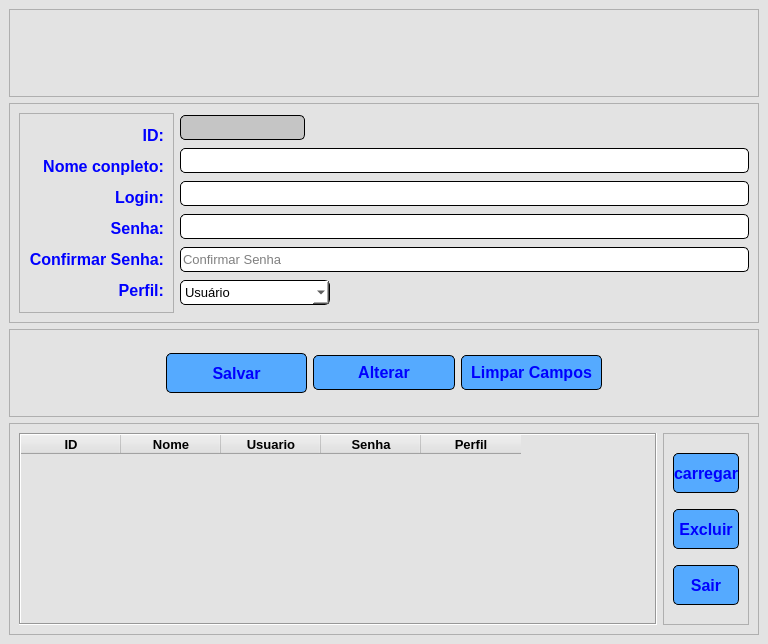
<?xml version="1.0" encoding="UTF-8"?>
<ui version="4.0">
 <class>Usuarios</class>
 <widget class="QMainWindow" name="Usuarios">
  <property name="geometry">
   <rect>
    <x>0</x>
    <y>0</y>
    <width>768</width>
    <height>644</height>
   </rect>
  </property>
  <property name="sizePolicy">
   <sizepolicy hsizetype="Preferred" vsizetype="Maximum">
    <horstretch>0</horstretch>
    <verstretch>0</verstretch>
   </sizepolicy>
  </property>
  <property name="windowTitle">
   <string>MainWindow</string>
  </property>
  <property name="windowIcon">
   <iconset>
    <normaloff>../../ChamadosSimpress/_img/logo_janela.ico</normaloff>../../ChamadosSimpress/_img/logo_janela.ico</iconset>
  </property>
  <property name="styleSheet">
   <string notr="true">background-color: rgb(227, 227, 227);</string>
  </property>
  <widget class="QWidget" name="centralwidget">
   <layout class="QVBoxLayout" name="verticalLayout_6">
    <item>
     <widget class="QFrame" name="frame">
      <property name="styleSheet">
       <string notr="true"/>
      </property>
      <property name="frameShape">
       <enum>QFrame::StyledPanel</enum>
      </property>
      <property name="frameShadow">
       <enum>QFrame::Raised</enum>
      </property>
      <layout class="QVBoxLayout" name="verticalLayout_5">
       <item>
        <widget class="QLabel" name="label">
         <property name="styleSheet">
          <string notr="true">text-shadow: #000 2px 3px 2px;</string>
         </property>
         <property name="text">
          <string/>
         </property>
         <property name="pixmap">
          <pixmap>../../ChamadosSimpress/_img/banner_usuario.png</pixmap>
         </property>
        </widget>
       </item>
      </layout>
     </widget>
    </item>
    <item>
     <widget class="QFrame" name="frame_4">
      <property name="frameShape">
       <enum>QFrame::StyledPanel</enum>
      </property>
      <property name="frameShadow">
       <enum>QFrame::Raised</enum>
      </property>
      <layout class="QHBoxLayout" name="horizontalLayout">
       <item>
        <widget class="QFrame" name="frame_3">
         <property name="styleSheet">
          <string notr="true"/>
         </property>
         <property name="frameShape">
          <enum>QFrame::StyledPanel</enum>
         </property>
         <property name="frameShadow">
          <enum>QFrame::Raised</enum>
         </property>
         <layout class="QVBoxLayout" name="verticalLayout">
          <item>
           <widget class="QLabel" name="label_2">
            <property name="minimumSize">
             <size>
              <width>0</width>
              <height>25</height>
             </size>
            </property>
            <property name="font">
             <font>
              <pointsize>12</pointsize>
              <weight>75</weight>
              <bold>true</bold>
             </font>
            </property>
            <property name="styleSheet">
             <string notr="true">color: rgb(0, 0, 255);</string>
            </property>
            <property name="text">
             <string>ID:</string>
            </property>
            <property name="alignment">
             <set>Qt::AlignRight|Qt::AlignTrailing|Qt::AlignVCenter</set>
            </property>
           </widget>
          </item>
          <item>
           <widget class="QLabel" name="label_3">
            <property name="minimumSize">
             <size>
              <width>0</width>
              <height>25</height>
             </size>
            </property>
            <property name="font">
             <font>
              <pointsize>12</pointsize>
              <weight>75</weight>
              <bold>true</bold>
             </font>
            </property>
            <property name="styleSheet">
             <string notr="true">color: rgb(0, 0, 255);</string>
            </property>
            <property name="text">
             <string>Nome conpleto:</string>
            </property>
            <property name="alignment">
             <set>Qt::AlignRight|Qt::AlignTrailing|Qt::AlignVCenter</set>
            </property>
           </widget>
          </item>
          <item>
           <widget class="QLabel" name="label_4">
            <property name="minimumSize">
             <size>
              <width>0</width>
              <height>25</height>
             </size>
            </property>
            <property name="font">
             <font>
              <pointsize>12</pointsize>
              <weight>75</weight>
              <bold>true</bold>
             </font>
            </property>
            <property name="styleSheet">
             <string notr="true">color: rgb(0, 0, 255);</string>
            </property>
            <property name="text">
             <string>Login:</string>
            </property>
            <property name="alignment">
             <set>Qt::AlignRight|Qt::AlignTrailing|Qt::AlignVCenter</set>
            </property>
           </widget>
          </item>
          <item>
           <widget class="QLabel" name="label_5">
            <property name="minimumSize">
             <size>
              <width>0</width>
              <height>25</height>
             </size>
            </property>
            <property name="font">
             <font>
              <pointsize>12</pointsize>
              <weight>75</weight>
              <bold>true</bold>
             </font>
            </property>
            <property name="styleSheet">
             <string notr="true">color: rgb(0, 0, 255);</string>
            </property>
            <property name="text">
             <string>Senha:</string>
            </property>
            <property name="alignment">
             <set>Qt::AlignRight|Qt::AlignTrailing|Qt::AlignVCenter</set>
            </property>
           </widget>
          </item>
          <item>
           <widget class="QLabel" name="label_6">
            <property name="minimumSize">
             <size>
              <width>0</width>
              <height>25</height>
             </size>
            </property>
            <property name="font">
             <font>
              <pointsize>12</pointsize>
              <weight>75</weight>
              <bold>true</bold>
             </font>
            </property>
            <property name="styleSheet">
             <string notr="true">color: rgb(0, 0, 255);</string>
            </property>
            <property name="text">
             <string>Confirmar Senha:</string>
            </property>
            <property name="alignment">
             <set>Qt::AlignRight|Qt::AlignTrailing|Qt::AlignVCenter</set>
            </property>
           </widget>
          </item>
          <item>
           <widget class="QLabel" name="label_7">
            <property name="minimumSize">
             <size>
              <width>0</width>
              <height>25</height>
             </size>
            </property>
            <property name="font">
             <font>
              <pointsize>12</pointsize>
              <weight>75</weight>
              <bold>true</bold>
             </font>
            </property>
            <property name="styleSheet">
             <string notr="true">color: rgb(0, 0, 255);</string>
            </property>
            <property name="text">
             <string>Perfil:</string>
            </property>
            <property name="alignment">
             <set>Qt::AlignRight|Qt::AlignTrailing|Qt::AlignVCenter</set>
            </property>
           </widget>
          </item>
         </layout>
        </widget>
       </item>
       <item>
        <layout class="QVBoxLayout" name="verticalLayout_2">
         <item>
          <widget class="QLineEdit" name="txt_id">
           <property name="enabled">
            <bool>false</bool>
           </property>
           <property name="sizePolicy">
            <sizepolicy hsizetype="Maximum" vsizetype="Fixed">
             <horstretch>0</horstretch>
             <verstretch>0</verstretch>
            </sizepolicy>
           </property>
           <property name="minimumSize">
            <size>
             <width>30</width>
             <height>25</height>
            </size>
           </property>
           <property name="font">
            <font>
             <pointsize>10</pointsize>
            </font>
           </property>
           <property name="styleSheet">
            <string notr="true">border-radius: 5px;
background-color: rgb(197, 197, 197);
border:1px solid</string>
           </property>
          </widget>
         </item>
         <item>
          <widget class="QLineEdit" name="txt_nome_completo">
           <property name="minimumSize">
            <size>
             <width>0</width>
             <height>25</height>
            </size>
           </property>
           <property name="font">
            <font>
             <pointsize>10</pointsize>
            </font>
           </property>
           <property name="styleSheet">
            <string notr="true">border-radius: 5px;
background-color: rgb(255, 255, 255);
border:1px solid</string>
           </property>
           <property name="placeholderText">
            <string/>
           </property>
          </widget>
         </item>
         <item>
          <widget class="QLineEdit" name="txt_login">
           <property name="minimumSize">
            <size>
             <width>0</width>
             <height>25</height>
            </size>
           </property>
           <property name="font">
            <font>
             <pointsize>10</pointsize>
            </font>
           </property>
           <property name="styleSheet">
            <string notr="true">border-radius: 5px;
background-color: rgb(255, 255, 255);
border:1px solid</string>
           </property>
           <property name="placeholderText">
            <string/>
           </property>
          </widget>
         </item>
         <item>
          <widget class="QLineEdit" name="txt_senha">
           <property name="minimumSize">
            <size>
             <width>0</width>
             <height>25</height>
            </size>
           </property>
           <property name="font">
            <font>
             <pointsize>10</pointsize>
            </font>
           </property>
           <property name="styleSheet">
            <string notr="true">border-radius: 5px;
background-color: rgb(255, 255, 255);
border:1px solid</string>
           </property>
           <property name="echoMode">
            <enum>QLineEdit::Password</enum>
           </property>
          </widget>
         </item>
         <item>
          <widget class="QLineEdit" name="txt_confirmar_senha">
           <property name="minimumSize">
            <size>
             <width>0</width>
             <height>25</height>
            </size>
           </property>
           <property name="font">
            <font>
             <pointsize>10</pointsize>
            </font>
           </property>
           <property name="styleSheet">
            <string notr="true">border-radius: 5px;
background-color: rgb(255, 255, 255);
border:1px solid</string>
           </property>
           <property name="echoMode">
            <enum>QLineEdit::Password</enum>
           </property>
           <property name="placeholderText">
            <string>Confirmar Senha</string>
           </property>
          </widget>
         </item>
         <item>
          <widget class="QComboBox" name="combo_perfil">
           <property name="sizePolicy">
            <sizepolicy hsizetype="Maximum" vsizetype="Fixed">
             <horstretch>0</horstretch>
             <verstretch>0</verstretch>
            </sizepolicy>
           </property>
           <property name="minimumSize">
            <size>
             <width>150</width>
             <height>25</height>
            </size>
           </property>
           <property name="font">
            <font>
             <pointsize>10</pointsize>
            </font>
           </property>
           <property name="styleSheet">
            <string notr="true">border-radius: 5px;
background-color: rgb(255, 255, 255);
border:1px solid</string>
           </property>
           <item>
            <property name="text">
             <string>Usuário</string>
            </property>
           </item>
           <item>
            <property name="text">
             <string>Administrador</string>
            </property>
           </item>
          </widget>
         </item>
        </layout>
       </item>
      </layout>
     </widget>
    </item>
    <item>
     <widget class="QFrame" name="frame_5">
      <property name="frameShape">
       <enum>QFrame::StyledPanel</enum>
      </property>
      <property name="frameShadow">
       <enum>QFrame::Raised</enum>
      </property>
      <layout class="QVBoxLayout" name="verticalLayout_4">
       <item>
        <layout class="QHBoxLayout" name="horizontalLayout_3">
         <item>
          <widget class="QLabel" name="label_8">
           <property name="text">
            <string/>
           </property>
          </widget>
         </item>
         <item>
          <widget class="QPushButton" name="btn_salvar">
           <property name="sizePolicy">
            <sizepolicy hsizetype="Minimum" vsizetype="Fixed">
             <horstretch>0</horstretch>
             <verstretch>0</verstretch>
            </sizepolicy>
           </property>
           <property name="minimumSize">
            <size>
             <width>0</width>
             <height>40</height>
            </size>
           </property>
           <property name="font">
            <font>
             <pointsize>12</pointsize>
             <weight>75</weight>
             <bold>true</bold>
            </font>
           </property>
           <property name="styleSheet">
            <string notr="true">QPushButton{
	background-color: rgb(85, 170, 255);
	color: rgb(0, 0, 255);
	border-radius: 5px;
	border:1px solid
}
QPushButton:hover{
	
	color: rgb(85, 170, 255);
	background-color: rgb(0, 0, 255);
	border: solid 5p
}</string>
           </property>
           <property name="text">
            <string>Salvar</string>
           </property>
           <property name="icon">
            <iconset>
             <normaloff>../../ChamadosSimpress/_img/save.png</normaloff>../../ChamadosSimpress/_img/save.png</iconset>
           </property>
           <property name="iconSize">
            <size>
             <width>24</width>
             <height>24</height>
            </size>
           </property>
          </widget>
         </item>
         <item>
          <widget class="QPushButton" name="btn_alterar">
           <property name="minimumSize">
            <size>
             <width>0</width>
             <height>35</height>
            </size>
           </property>
           <property name="font">
            <font>
             <pointsize>12</pointsize>
             <weight>75</weight>
             <bold>true</bold>
            </font>
           </property>
           <property name="styleSheet">
            <string notr="true">QPushButton{
	background-color: rgb(85, 170, 255);
	color: rgb(0, 0, 255);
	border-radius: 5px;
	border:1px solid
}
QPushButton:hover{
	
	color: rgb(85, 170, 255);
	background-color: rgb(0, 0, 255);
	border: solid 5p
}</string>
           </property>
           <property name="text">
            <string>Alterar</string>
           </property>
           <property name="icon">
            <iconset>
             <normaloff>../../ChamadosSimpress/_img/alterar.png</normaloff>../../ChamadosSimpress/_img/alterar.png</iconset>
           </property>
           <property name="iconSize">
            <size>
             <width>24</width>
             <height>24</height>
            </size>
           </property>
          </widget>
         </item>
         <item>
          <widget class="QPushButton" name="btn_limpar_tela">
           <property name="minimumSize">
            <size>
             <width>0</width>
             <height>35</height>
            </size>
           </property>
           <property name="font">
            <font>
             <pointsize>12</pointsize>
             <weight>75</weight>
             <bold>true</bold>
            </font>
           </property>
           <property name="styleSheet">
            <string notr="true">QPushButton{
	background-color: rgb(85, 170, 255);
	color: rgb(0, 0, 255);
	border-radius: 5px;
	border:1px solid
}
QPushButton:hover{
	
	color: rgb(85, 170, 255);
	background-color: rgb(0, 0, 255);
	border: solid 5p
}</string>
           </property>
           <property name="text">
            <string>Limpar Campos</string>
           </property>
           <property name="icon">
            <iconset>
             <normaloff>../../ChamadosSimpress/_img/limpar.png</normaloff>../../ChamadosSimpress/_img/limpar.png</iconset>
           </property>
           <property name="iconSize">
            <size>
             <width>24</width>
             <height>24</height>
            </size>
           </property>
          </widget>
         </item>
         <item>
          <widget class="QLabel" name="label_9">
           <property name="text">
            <string/>
           </property>
          </widget>
         </item>
        </layout>
       </item>
      </layout>
     </widget>
    </item>
    <item>
     <widget class="QFrame" name="frame_2">
      <property name="sizePolicy">
       <sizepolicy hsizetype="Preferred" vsizetype="Maximum">
        <horstretch>0</horstretch>
        <verstretch>0</verstretch>
       </sizepolicy>
      </property>
      <property name="frameShape">
       <enum>QFrame::StyledPanel</enum>
      </property>
      <property name="frameShadow">
       <enum>QFrame::Raised</enum>
      </property>
      <layout class="QHBoxLayout" name="horizontalLayout_2">
       <item>
        <widget class="QTableWidget" name="tabela_usuarios">
         <property name="sizePolicy">
          <sizepolicy hsizetype="Minimum" vsizetype="Expanding">
           <horstretch>0</horstretch>
           <verstretch>0</verstretch>
          </sizepolicy>
         </property>
         <property name="font">
          <font>
           <pointsize>10</pointsize>
          </font>
         </property>
         <property name="frameShape">
          <enum>QFrame::Box</enum>
         </property>
         <attribute name="verticalHeaderVisible">
          <bool>false</bool>
         </attribute>
         <column>
          <property name="text">
           <string>ID</string>
          </property>
          <property name="font">
           <font>
            <pointsize>10</pointsize>
            <weight>75</weight>
            <bold>true</bold>
           </font>
          </property>
         </column>
         <column>
          <property name="text">
           <string>Nome</string>
          </property>
          <property name="font">
           <font>
            <pointsize>10</pointsize>
            <weight>75</weight>
            <bold>true</bold>
           </font>
          </property>
         </column>
         <column>
          <property name="text">
           <string>Usuario</string>
          </property>
          <property name="font">
           <font>
            <pointsize>10</pointsize>
            <weight>75</weight>
            <bold>true</bold>
           </font>
          </property>
         </column>
         <column>
          <property name="text">
           <string>Senha</string>
          </property>
          <property name="font">
           <font>
            <pointsize>10</pointsize>
            <weight>75</weight>
            <bold>true</bold>
           </font>
          </property>
         </column>
         <column>
          <property name="text">
           <string>Perfil</string>
          </property>
          <property name="font">
           <font>
            <pointsize>10</pointsize>
            <weight>75</weight>
            <bold>true</bold>
           </font>
          </property>
         </column>
        </widget>
       </item>
       <item>
        <widget class="QFrame" name="frame_6">
         <property name="sizePolicy">
          <sizepolicy hsizetype="Maximum" vsizetype="Preferred">
           <horstretch>0</horstretch>
           <verstretch>0</verstretch>
          </sizepolicy>
         </property>
         <property name="frameShape">
          <enum>QFrame::StyledPanel</enum>
         </property>
         <property name="frameShadow">
          <enum>QFrame::Raised</enum>
         </property>
         <layout class="QVBoxLayout" name="verticalLayout_3">
          <item>
           <widget class="QPushButton" name="btn_carregar">
            <property name="minimumSize">
             <size>
              <width>0</width>
              <height>40</height>
             </size>
            </property>
            <property name="font">
             <font>
              <pointsize>12</pointsize>
              <weight>75</weight>
              <bold>true</bold>
             </font>
            </property>
            <property name="styleSheet">
             <string notr="true">QPushButton{
	background-color: rgb(85, 170, 255);
	color: rgb(0, 0, 255);
	border-radius: 5px;
	border:1px solid
}
QPushButton:hover{
	
	color: rgb(85, 170, 255);
	background-color: rgb(0, 0, 255);
	border: solid 5p
}</string>
            </property>
            <property name="text">
             <string>carregar</string>
            </property>
            <property name="icon">
             <iconset>
              <normaloff>../../ChamadosSimpress/_img/carregar.png</normaloff>../../ChamadosSimpress/_img/carregar.png</iconset>
            </property>
            <property name="iconSize">
             <size>
              <width>24</width>
              <height>24</height>
             </size>
            </property>
           </widget>
          </item>
          <item>
           <widget class="QPushButton" name="btn_excluir">
            <property name="minimumSize">
             <size>
              <width>0</width>
              <height>40</height>
             </size>
            </property>
            <property name="font">
             <font>
              <pointsize>12</pointsize>
              <weight>75</weight>
              <bold>true</bold>
             </font>
            </property>
            <property name="styleSheet">
             <string notr="true">QPushButton{
	background-color: rgb(85, 170, 255);
	color: rgb(0, 0, 255);
	border-radius: 5px;
	border:1px solid
}
QPushButton:hover{
	
	color: rgb(85, 170, 255);
	background-color: rgb(0, 0, 255);
	border: solid 5p
}</string>
            </property>
            <property name="text">
             <string>Excluir</string>
            </property>
            <property name="icon">
             <iconset>
              <normaloff>../../ChamadosSimpress/_img/excluir.png</normaloff>../../ChamadosSimpress/_img/excluir.png</iconset>
            </property>
            <property name="iconSize">
             <size>
              <width>24</width>
              <height>24</height>
             </size>
            </property>
           </widget>
          </item>
          <item>
           <widget class="QPushButton" name="btn_sair">
            <property name="sizePolicy">
             <sizepolicy hsizetype="Minimum" vsizetype="Fixed">
              <horstretch>0</horstretch>
              <verstretch>0</verstretch>
             </sizepolicy>
            </property>
            <property name="minimumSize">
             <size>
              <width>0</width>
              <height>40</height>
             </size>
            </property>
            <property name="font">
             <font>
              <pointsize>12</pointsize>
              <weight>75</weight>
              <bold>true</bold>
             </font>
            </property>
            <property name="styleSheet">
             <string notr="true">QPushButton{
	background-color: rgb(85, 170, 255);
	color: rgb(0, 0, 255);
	border-radius: 5px;
	border:1px solid
}
QPushButton:hover{
	
	color: rgb(85, 170, 255);
	background-color: rgb(0, 0, 255);
	border: solid 5p
}</string>
            </property>
            <property name="text">
             <string>Sair</string>
            </property>
            <property name="icon">
             <iconset>
              <normaloff>../../ChamadosSimpress/_img/sair.png</normaloff>../../ChamadosSimpress/_img/sair.png</iconset>
            </property>
            <property name="iconSize">
             <size>
              <width>24</width>
              <height>24</height>
             </size>
            </property>
           </widget>
          </item>
         </layout>
        </widget>
       </item>
      </layout>
     </widget>
    </item>
   </layout>
  </widget>
 </widget>
 <resources/>
 <connections/>
</ui>
